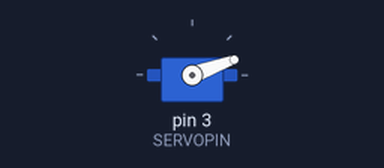
The sketch below on a simulated Arduino Uno, built with avr-gcc and run on an emulated ATmega328P. Shown: servo.

Above: at 0.1 s.
At 19.8 s:
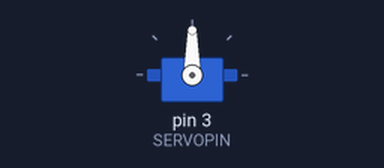
At 22.24 s:
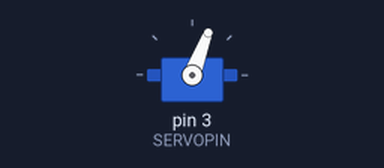
At 30.26 s:
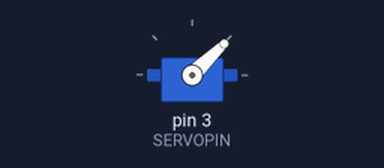
Timing chart, 0 to 34.2 s (numbered marks = the images above):
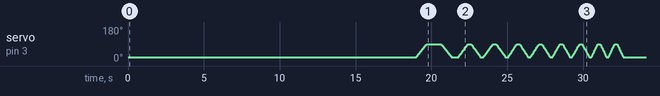

The sketch:

Wheeluino.ino
```cpp
/*
 * @file Wheeluino.ino
 * @brief An Arduino controlled Wheel-O.
 * @author Trent M Wyatt
 * @date 2023-12-19
 * @version 1.0
 */

#include <Arduino.h>
#include <Servo.h>

#define SERVOPIN 3
#define RESTART_MS 30000UL

/**
 * @struct Wheeluino
 * @brief Structure representing the Wheel-O and its control.
 */
class Wheeluino {
    double const slow = 11.0;           ///< Slow speed constant.
    double const fast = 6.6;            ///< Fast speed constant.
    double const pause_min = 23.0;      ///< Minimum pause duration constant.
    double const pause_factor = 0.47;   ///< Pause factor constant.
    double const speed_factor = 0.94;   ///< Speed factor constant.
    int const pos_max = 90;             ///< Maximum position constant.
    int const pos_min = 20;             ///< Minimum position constant.

    Servo servo;    ///< Servo motor object.

    int pin;        ///< Pin to which the servo is connected.

    double speed;   ///< Current speed of the Wheel-O.

    double pause;   ///< Pause duration at each end.

    int pos;        ///< Current position of the servo.

public:

    /**
     * @brief Constructor for the Wheeluino structure.
     * @param _pin The pin to which the servo is connected.
     */
    Wheeluino(int const _pin) :
        pin(_pin),
        speed(slow),
        pause(90.0),
        pos(((pos_max - pos_min) / 2) + pos_min) // Default position in the center range.
    {
    }

    /**
     * @brief Initializes the Wheeluino by attaching the servo and starting over.
     */
    void begin() {
        servo.attach(pin);
        start_over();
    }

    /**
     * @brief Stops the Wheeluino by detaching the servo and settling down.
     */
    void end() {
        servo.detach();
        settle_down();
    }

    /**
     * @brief Raises the end of the Wheel-O until it reaches the maximum position.
     */
    void raise() {
        while (pos < pos_max) {
            pos++;
            servo.write(pos);
            delay(speed);
        }
    }

    /**
     * @brief Lowers the end of the Wheel-O until it reaches the minimum position.
     */
    void lower() {
        while (pos > pos_min) {
            pos--;
            servo.write(pos);
            delay(speed);
        }
    }

    /**
     * @brief Points the Wheel-O down and waits for it to settle.
     */
    void settle_down() {
        pos = pos_min;
        servo.write(pos);
        delay(19000);
    }

    /**
     * @brief Speeds up the Wheel-O from a stopped position.
     */
    void speed_up() {
        pause = 90.0;
        speed = slow;

        while (speed > fast) {
            speed *= speed_factor;

            raise();
            delay(pause * speed);
            pause *= (pause > pause_min) ? pause_factor : 1.0;

            lower();
            delay(pause * speed);
            pause *= (pause > pause_min) ? pause_factor : 1.0;
        }
    }

    /**
     * @brief Stops and restarts the Wheel-O.
     */
    void start_over() {
        settle_down();
        speed_up();
    }

    /**
     * @brief Executes a run sequence for the Wheel-O.
     */
    void run() {
        raise();
        delay(pause * speed);

        lower();
        delay(pause * speed);
    }
};

Wheeluino wheelo(SERVOPIN);
uint32_t start_time;

/**
 * @brief Arduino setup function.
 */
void setup() {
    wheelo.begin();
    wheelo.start_over();

    start_time = millis();
}

/**
 * @brief Arduino main loop function.
 */
void loop() {
    wheelo.run();

    if (millis() - start_time >= RESTART_MS) {
        wheelo.start_over();
        start_time = millis();
    }
}
```
